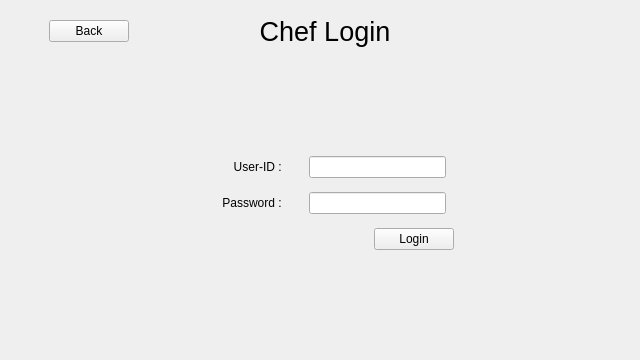
<?xml version="1.0" encoding="UTF-8"?>
<ui version="4.0">
 <class>Form</class>
 <widget class="QWidget" name="Form">
  <property name="geometry">
   <rect>
    <x>0</x>
    <y>0</y>
    <width>640</width>
    <height>360</height>
   </rect>
  </property>
  <property name="windowTitle">
   <string>Form</string>
  </property>
  <layout class="QVBoxLayout" name="verticalLayout" stretch="10,25,5,2,5,2,5,25">
   <item>
    <layout class="QHBoxLayout" name="horizontalLayout_5" stretch="5,10,15,20,30">
     <item>
      <spacer name="horizontalSpacer_11">
       <property name="orientation">
        <enum>Qt::Horizontal</enum>
       </property>
       <property name="sizeHint" stdset="0">
        <size>
         <width>40</width>
         <height>20</height>
        </size>
       </property>
      </spacer>
     </item>
     <item>
      <widget class="QPushButton" name="bt_back">
       <property name="text">
        <string>Back</string>
       </property>
      </widget>
     </item>
     <item>
      <spacer name="horizontalSpacer_9">
       <property name="orientation">
        <enum>Qt::Horizontal</enum>
       </property>
       <property name="sizeHint" stdset="0">
        <size>
         <width>40</width>
         <height>20</height>
        </size>
       </property>
      </spacer>
     </item>
     <item>
      <widget class="QLabel" name="label_3">
       <property name="font">
        <font>
         <pointsize>20</pointsize>
         <weight>50</weight>
         <bold>false</bold>
        </font>
       </property>
       <property name="text">
        <string>Chef Login</string>
       </property>
       <property name="alignment">
        <set>Qt::AlignCenter</set>
       </property>
      </widget>
     </item>
     <item>
      <spacer name="horizontalSpacer_10">
       <property name="orientation">
        <enum>Qt::Horizontal</enum>
       </property>
       <property name="sizeHint" stdset="0">
        <size>
         <width>40</width>
         <height>20</height>
        </size>
       </property>
      </spacer>
     </item>
    </layout>
   </item>
   <item>
    <spacer name="verticalSpacer_2">
     <property name="orientation">
      <enum>Qt::Vertical</enum>
     </property>
     <property name="sizeHint" stdset="0">
      <size>
       <width>20</width>
       <height>40</height>
      </size>
     </property>
    </spacer>
   </item>
   <item>
    <layout class="QHBoxLayout" name="horizontalLayout_2" stretch="20,10,2,15,20">
     <item>
      <spacer name="horizontalSpacer">
       <property name="orientation">
        <enum>Qt::Horizontal</enum>
       </property>
       <property name="sizeHint" stdset="0">
        <size>
         <width>40</width>
         <height>20</height>
        </size>
       </property>
      </spacer>
     </item>
     <item>
      <widget class="QLabel" name="label">
       <property name="text">
        <string>User-ID : </string>
       </property>
       <property name="alignment">
        <set>Qt::AlignRight|Qt::AlignTrailing|Qt::AlignVCenter</set>
       </property>
      </widget>
     </item>
     <item>
      <spacer name="horizontalSpacer_2">
       <property name="orientation">
        <enum>Qt::Horizontal</enum>
       </property>
       <property name="sizeHint" stdset="0">
        <size>
         <width>40</width>
         <height>20</height>
        </size>
       </property>
      </spacer>
     </item>
     <item>
      <widget class="QLineEdit" name="le_userid"/>
     </item>
     <item>
      <spacer name="horizontalSpacer_6">
       <property name="orientation">
        <enum>Qt::Horizontal</enum>
       </property>
       <property name="sizeHint" stdset="0">
        <size>
         <width>40</width>
         <height>20</height>
        </size>
       </property>
      </spacer>
     </item>
    </layout>
   </item>
   <item>
    <spacer name="verticalSpacer">
     <property name="orientation">
      <enum>Qt::Vertical</enum>
     </property>
     <property name="sizeHint" stdset="0">
      <size>
       <width>20</width>
       <height>40</height>
      </size>
     </property>
    </spacer>
   </item>
   <item>
    <layout class="QHBoxLayout" name="horizontalLayout_3" stretch="20,10,2,15,20">
     <item>
      <spacer name="horizontalSpacer_3">
       <property name="orientation">
        <enum>Qt::Horizontal</enum>
       </property>
       <property name="sizeHint" stdset="0">
        <size>
         <width>40</width>
         <height>20</height>
        </size>
       </property>
      </spacer>
     </item>
     <item>
      <widget class="QLabel" name="label_2">
       <property name="text">
        <string>Password : </string>
       </property>
       <property name="alignment">
        <set>Qt::AlignRight|Qt::AlignTrailing|Qt::AlignVCenter</set>
       </property>
      </widget>
     </item>
     <item>
      <spacer name="horizontalSpacer_4">
       <property name="orientation">
        <enum>Qt::Horizontal</enum>
       </property>
       <property name="sizeHint" stdset="0">
        <size>
         <width>40</width>
         <height>20</height>
        </size>
       </property>
      </spacer>
     </item>
     <item>
      <widget class="QLineEdit" name="le_password"/>
     </item>
     <item>
      <spacer name="horizontalSpacer_7">
       <property name="orientation">
        <enum>Qt::Horizontal</enum>
       </property>
       <property name="sizeHint" stdset="0">
        <size>
         <width>40</width>
         <height>20</height>
        </size>
       </property>
      </spacer>
     </item>
    </layout>
   </item>
   <item>
    <spacer name="verticalSpacer_3">
     <property name="orientation">
      <enum>Qt::Vertical</enum>
     </property>
     <property name="sizeHint" stdset="0">
      <size>
       <width>20</width>
       <height>40</height>
      </size>
     </property>
    </spacer>
   </item>
   <item>
    <layout class="QHBoxLayout" name="horizontalLayout_4" stretch="31,5,15">
     <item>
      <spacer name="horizontalSpacer_5">
       <property name="orientation">
        <enum>Qt::Horizontal</enum>
       </property>
       <property name="sizeHint" stdset="0">
        <size>
         <width>40</width>
         <height>20</height>
        </size>
       </property>
      </spacer>
     </item>
     <item>
      <widget class="QPushButton" name="bt_login">
       <property name="text">
        <string>Login</string>
       </property>
      </widget>
     </item>
     <item>
      <spacer name="horizontalSpacer_8">
       <property name="orientation">
        <enum>Qt::Horizontal</enum>
       </property>
       <property name="sizeHint" stdset="0">
        <size>
         <width>40</width>
         <height>20</height>
        </size>
       </property>
      </spacer>
     </item>
    </layout>
   </item>
   <item>
    <spacer name="verticalSpacer_4">
     <property name="orientation">
      <enum>Qt::Vertical</enum>
     </property>
     <property name="sizeHint" stdset="0">
      <size>
       <width>20</width>
       <height>40</height>
      </size>
     </property>
    </spacer>
   </item>
  </layout>
 </widget>
 <resources/>
 <connections/>
</ui>
